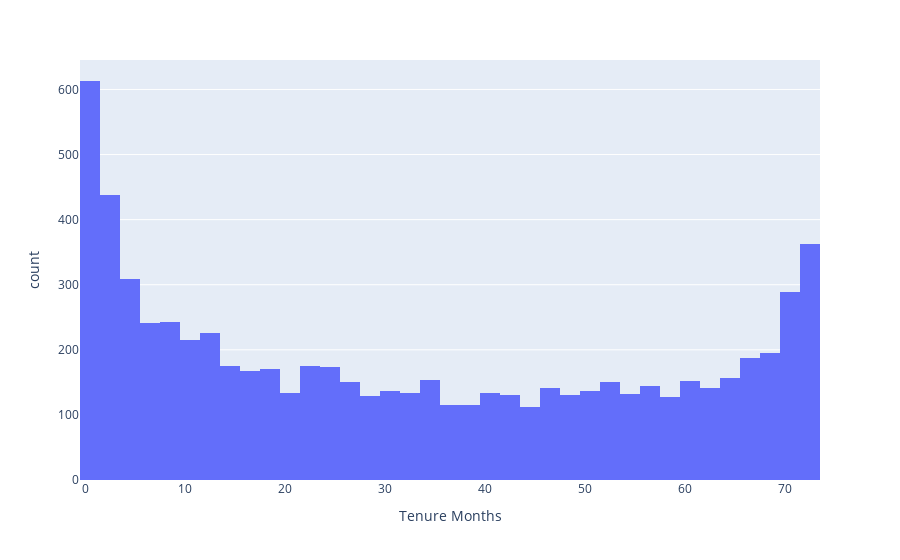

The notebook cell this image was saved under:
### Code cell
import plotly.express as px
fig = px.histogram(df_eda, x="Tenure Months")
fig.show()

### Figure 1 — Plotly figure (JSON) as saved in the notebook; plotly's stock layout.template omitted (floating-point values rounded to 4 significant figures; data arrays with more than 128 entries replaced by an {"elided": "..."} marker saying what was removed)
{"data": [{"alignmentgroup": "True", "bingroup": "x", "hovertemplate": "Tenure Months=%{x}<br>count=%{y}<extra></extra>", "legendgroup": "", "marker": {"color": "#636efa", "pattern": {"shape": ""}}, "name": "", "offsetgroup": "", "orientation": "v", "showlegend": false, "type": "histogram", "x": {"elided": "7032 int values"}, "xaxis": "x", "yaxis": "y"}], "layout": {"barmode": "relative", "legend": {"tracegroupgap": 0}, "margin": {"t": 60}, "xaxis": {"anchor": "y", "domain": [0, 1], "title": {"text": "Tenure Months"}}, "yaxis": {"anchor": "x", "domain": [0, 1], "title": {"text": "count"}}}}
